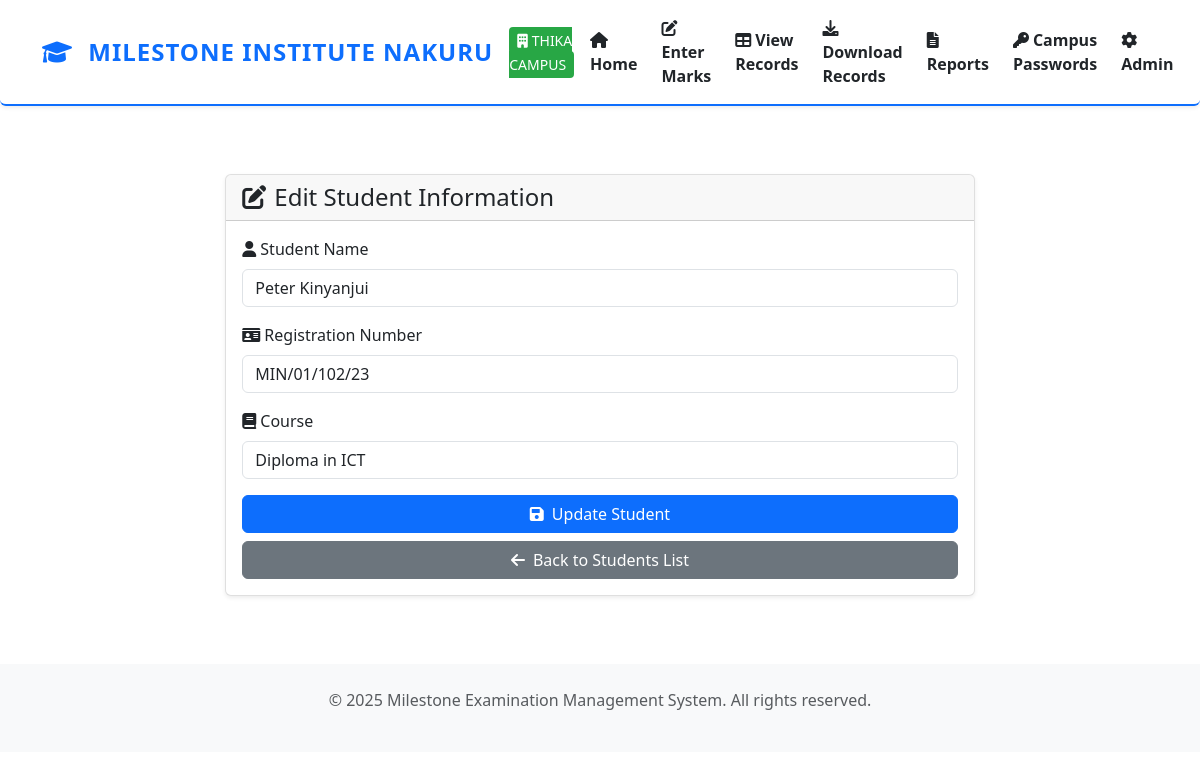
The page /update-student/1/ (signed in) on the database its author committed.
### exams/models.py (models this page shows, shortened)
class Campus(models.Model):
    name = models.CharField(max_length=100, unique=True)

class Student(models.Model):
    name = models.CharField(max_length=200)
    registration_number = models.CharField(max_length=20, unique=True)
    course = models.ForeignKey(Course, on_delete=models.CASCADE, related_name='students')
    created_at = models.DateTimeField(auto_now_add=True)
    updated_at = models.DateTimeField(auto_now=True)
    class Meta:
        ordering = ['name']

### exams/views.py (the view)
# urls.py: path('update-student/<int:student_id>/', views.update_student, name='update_student'),
def update_student(request, student_id):
    current_campus = get_current_campus(request)
    if not current_campus and not request.user.is_superuser:
        return redirect('exams:campus_select')
    student = get_object_or_404(Student, id=student_id)
    if request.method == 'POST':
        form = StudentForm(request.POST, instance=student)
        if form.is_valid():
            form.save()
            messages.success(request, 'Student information updated successfully!')
            return redirect('exams:manage_students')
    else:
        form = StudentForm(instance=student)
    if current_campus:
        courses = Course.objects.filter(school__campus=current_campus)
    else:
        if request.user.is_superuser:
            courses = Course.objects.all()
        else:
            return redirect('exams:campus_select')
    context = {
        'form': form,
        'student': student,
        'courses': courses,
        'current_campus': current_campus,
    }
    return render(request, 'exams/update_student.html', context)

### exams/forms.py
class StudentForm(forms.ModelForm):
    class Meta:
        model = Student
        fields = ['name', 'registration_number', 'course']
        widgets = {
            'name': forms.TextInput(attrs={'class': 'form-control', 'placeholder': 'Enter student name'}),
            'registration_number': forms.TextInput(attrs={'class': 'form-control', 'placeholder': 'Enter registration number'}),
            'course': forms.Select(attrs={'class': 'form-control'})
        }

### exams/models.py (called while the page is built)
    def __str__(self):
        return self.name

### exams/views.py (called while the page is built)
def get_current_campus(request):
    campus_id = request.session.get('campus_id')
    if campus_id:
        return Campus.objects.get(id=campus_id)
    return None

### templates/exams/update_student.html (shortened to what this page needs)
{% extends 'base.html' %}
{% block content %}
<div class="row">
    <div class="col-12 col-md-8 offset-md-2">
        <div class="card mt-4">
            <div class="card-header">
                <h4 class="mb-0">
                    <i class="fas fa-edit me-2"></i>Edit Student Information
                </h4>
            </div>
            <div class="card-body">
                <form method="post">
                    <div class="mb-3">
                        <label for="{{ form.name.id_for_label }}" class="form-label">
                            <i class="fas fa-user me-1"></i>Student Name
                        </label>
                        {{ form.name }}
                    </div>
                    <div class="mb-3">
                        <label for="{{ form.registration_number.id_for_label }}" class="form-label">
                            <i class="fas fa-id-card me-1"></i>Registration Number
                        </label>
                        {{ form.registration_number }}
                    </div>
                    <div class="mb-3">
                        <label for="{{ form.course.id_for_label }}" class="form-label">
                            <i class="fas fa-book me-1"></i>Course
                        </label>
                        {{ form.course }}
                    </div>
                    <button type="submit" class="btn btn-primary w-100">
                        <i class="fas fa-save me-2"></i>Update Student
                    </button>
                    <a href="{% url 'exams:manage_students' %}" class="btn btn-secondary w-100 mt-2">
                        <i class="fas fa-arrow-left me-2"></i>Back to Students List
                    </a>
                </form>
            </div>
        </div>
    </div>
</div>
{% endblock %}

### templates/base.html (shortened to what this page needs)
{% load static %}
<!DOCTYPE html>
<html lang="en">
<head>
    <link href="https://cdn.jsdelivr.net/npm/bootstrap@5.3.0/dist/css/bootstrap.min.css" rel="stylesheet">
    <link href="https://cdnjs.cloudflare.com/ajax/libs/font-awesome/6.0.0/css/all.min.css" rel="stylesheet">
</head>
<body>
    <nav class="navbar navbar-expand-lg navbar-light bg-white shadow-sm rounded-bottom" style="border-bottom: 2px solid #0d6efd;">
        <div class="container">
            <a class="navbar-brand text-primary fw-bold" href="{% url 'exams:home' %}" style="font-size:1.5rem;letter-spacing:1px;">
                <i class="fas fa-graduation-cap me-2"></i>
                MILESTONE INSTITUTE NAKURU
            </a>
            <div class="collapse navbar-collapse" id="navbarNav">
                <ul class="navbar-nav ms-auto align-items-center gap-2">
                    {% if current_campus %}
                        <li class="nav-item">
                            <span class="campus-badge">
                                <i class="fas fa-building me-1"></i>{{ current_campus.name }}
                            </span>
                        </li>
                    {% endif %}
                    <li class="nav-item">
                        <a class="nav-link text-dark fw-semibold" href="{% url 'exams:home' %}">
                            <i class="fas fa-home me-1"></i>Home
                        </a>
                    </li>
                    <li class="nav-item">
                        <a class="nav-link text-dark fw-semibold" href="{% url 'exams:enter_marks' %}">
                            <i class="fas fa-edit me-1"></i>Enter Marks
                        </a>
                    </li>
                    <li class="nav-item">
                        <a class="nav-link text-dark fw-semibold" href="{% url 'exams:view_records' %}">
                            <i class="fas fa-table me-1"></i>View Records
                        </a>
                    </li>
                    <li class="nav-item">
                        <a class="nav-link text-dark fw-semibold" href="{% url 'exams:download_student_records_by_course' %}">
                            <i class="fas fa-download me-1"></i>Download Records
                        </a>
                    </li>
                    <li class="nav-item">
                        <a class="nav-link text-dark fw-semibold" href="{% url 'exams:generate_report' %}">
                            <i class="fas fa-file-alt me-1"></i>Reports
                        </a>
                    </li>
                    {% if user.is_superuser %}
                        <li class="nav-item">
                            <a class="nav-link text-dark fw-semibold" href="{% url 'exams:manage_campus_passwords' %}">
                                <i class="fas fa-key me-1"></i>Campus Passwords
                            </a>
                        </li>
                        <li class="nav-item">
                            <a class="nav-link text-dark fw-semibold" href="/admin/">
                                <i class="fas fa-cog me-1"></i>Admin
                            </a>
                        </li>
                    {% endif %}
                </ul>
            </div>
        </div>
    </nav>
    <main class="container-fluid mt-4">
        <div class="content-wrapper">
            {% block content %}{% endblock %}
        </div>
    </main>
    <footer class="bg-light text-center text-muted py-4 mt-5">
        <div class="container">
            <p>&copy; 2025 Milestone Examination Management System. All rights reserved.</p>
        </div>
    </footer>
</body>
</html>

### rows shown on the page
Campus: name "THIKA CAMPUS"
Student: name "Peter Kinyanjui", registration_number "MIN/01/102/23", course "Diploma in ICT"
